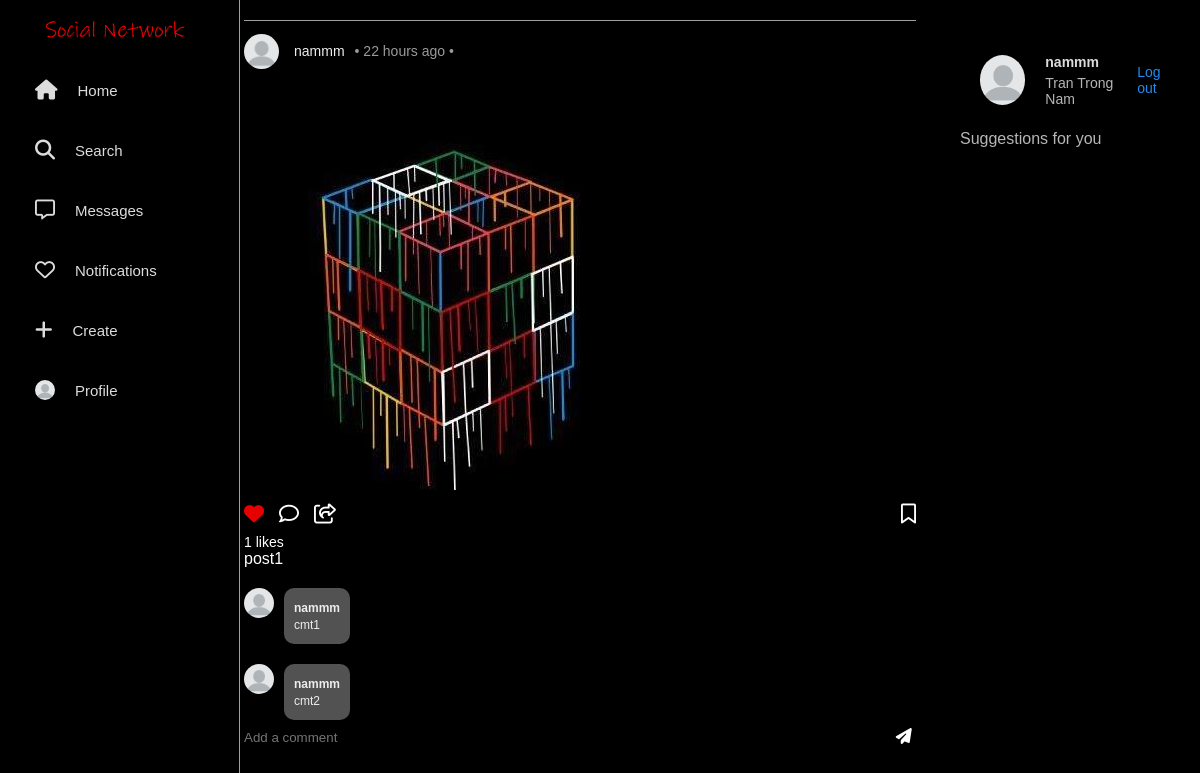
/ (signed in), run on an earlier commit of the app's database.
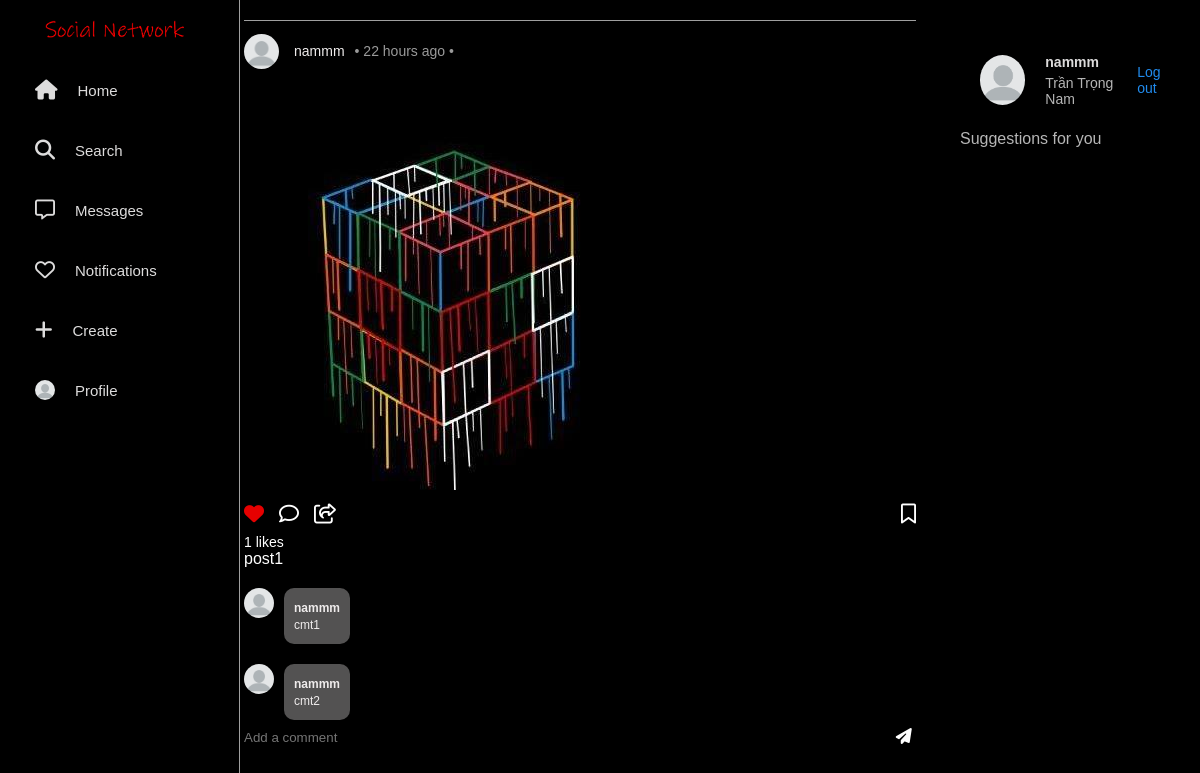
And on a later commit of the database.
### core/models.py (models this page shows, shortened)
class Profile(models.Model):
    user = models.ForeignKey(User, on_delete=models.CASCADE)
    id_user = models.IntegerField()
    full_name = models.CharField(max_length=30,blank=True)
    bio = models.TextField(blank=True)
    profileimg = models.ImageField(upload_to='profile_images', default='blank-profile-picture.png')
    location = models.CharField(max_length=100, blank=True)

### core/views.py (the view)
# urls.py: path('',views.index,name='index'),
@login_required(login_url='signin')
def index(request):
    return render(request, 'index.html', get_info(request))

### templates/index.html (shortened to what this page needs)
{% load static %}
<!DOCTYPE html>
<html lang="en">
<head>
    <link rel="stylesheet" type="text/css" href="{% static 'css/layout.css' %}">
    <link rel="stylesheet" type="text/css" href="{% static 'css/home.css' %}">
    <link rel="stylesheet" type="text/css" href="{% static 'css/responsive.css' %}">
</head>
<body>
    <div class="content">
        {% include 'sidebar.html' %}
        <div class="content-center">
        </div>
        <div class="content-right">
            <div class="my-frofile">
                <a class="info-user" href="/{{user_profile.user}}">
                    <div class="avatar-right">
                        <img src="{{user_profile.profileimg.url}}">
                    </div>
                    <div class="my-info">
                        <div class="my-nickname">{{user_profile.user}}</div>
                        <div class="my-fullname">{{user_profile.full_name}}</div>
                    </div>
                </a>
                <div class="log-out" id="log-out">Log out</div>
            </div>
            <div class="text-suggestion">Suggestions for you</div>
        </div>
    </div>
</body>
</html>

### templates/sidebar.html
<div class="content-left">
    <a href="/" class="logo">
        <div class="img-logo"></div>
    </a>
    <a href="/" class="btn">
        <div class="svg-menu" id="icon-home">
            <i class="fa-solid fa-house"></i>
        </div>
        <div class="text-menu" id="text-home">Home</div>
    </a>
    <div class="btn">
        <div class="svg-menu">
            <i class="fa-sharp fa-solid fa-magnifying-glass"></i>
        </div>
        <div class="text-menu">Search</div>
    </div>
    <div class="btn">
        <div class="svg-menu">
            <i class="fa-regular fa-message"></i>
        </div>
        <div class="text-menu">Messages</div>
    </div>
    <div class="btn">
        <div class="svg-menu">
            <i class="fa-regular fa-heart"></i>
        </div>
        <div class="text-menu">Notifications</div>
    </div>
    <div class="btn" id="btn-create">
        <div class="svg-menu" id="icon-create">
            <i class="fa-solid fa-plus"></i>
        </div>
        <div class="text-menu" id="text-creatr">Create</div>
    </div>
    <a class="btn" href="/{{user_profile.user.username}}">
        <div class="svg-menu">
            <div class="avatar-left">
                <img src="{{user_profile.profileimg.url}}">
            </div>
        </div>
        <div class="text-menu">Profile</div>
    </a>
</div>

### static/css/layout.css (style rules this page uses)
* { box-sizing: border-box; margin: 0; padding: 0; font-family: Arial, sans-serif; }
a { text-decoration: none; }
body { background-color: black; margin: 0; color: white; font-family: "Open Sans", sans-serif; }
.content { display: flex; position: relative; }
.content-left { height: 100vh; width: 20%; min-width: 190px; display: flex; flex-direction: column; align-items: center; border-right: 1px solid #9f9f9f; position: fixed; }
.content-center { margin-left: 20%; height: 100vh; width: 60%; }
.logo { display: block; }
.img-logo { width: 150px; height: 20px; background-image: url("../images/logo.png"); background-size: contain; background-repeat: no-repeat; margin: 20px; filter: brightness(150%); }
.btn { height: 60px; width: 100%; display: flex; align-items: center; justify-content: left; cursor: pointer; }
.svg-menu { margin-left: 35px; font-size: 20px; color: #dddcdc; }
.text-menu { margin-left: 20px; font-size: 15px; color: #dddcdc; }
.avatar-left { width: 20px; height: 20px; border-radius: 50%; overflow: hidden; }
.avatar-left img { width: 100%; height: 100%; object-fit: cover; }
.content-center { display: flex; flex-direction: column; align-items: center; }

### static/css/home.css (style rules this page uses)
.content-right { height: 100vh; width: 20%; position: fixed; right: 0; }
.my-frofile { height: 60px; width: 100%; padding: 5px 20px; margin-top: 50px; margin-right: 50px; display: flex; align-items: center; }
.avatar-right { width: 50px; height: 50px; border-radius: 50%; overflow: hidden; }
.avatar-right img { width: 100%; height: 100%; object-fit: cover; cursor: pointer; }
.info-user { display: flex; text-decoration: none; align-items: center; }
.my-info { margin-left: 20px; }
.my-nickname { font-weight: 700; color: #dddcdc; font-size: 14px; margin-bottom: 5px; cursor: pointer; }
.my-fullname { font-size: 500; color: #b6b6b6; font-size: 14px; margin-top: 5px; cursor: pointer; }
.log-out { margin-left: auto; color: #218bed; font-size: 14px; cursor: pointer; }
.text-suggestion { font-size: 500; color: #b6b6b6; font-size: 16px; margin-top: 20px; margin-bottom: 10px; }

### static/css/responsive.css (style rules this page uses)
@media only screen and (max-width: 1208px) { .content-left { position: fixed; min-width: 100px; width: 100px; } }
@media only screen and (max-width: 1208px) { .img-logo { width: 50px; height: 30px; background-image: url("../images/logo2.png"); margin: 10px; } }
@media only screen and (max-width: 1208px) { .btn { justify-content: center; } }
@media only screen and (max-width: 1208px) { .svg-menu { margin-left: 0; } }
@media only screen and (max-width: 1208px) { .text-menu { display: none; } }
@media only screen and (max-width: 1208px) { .content-center { margin-left: 0; width: calc(80%); margin-left: 100px; } }

What changed in the data, as far as the page shows it:
changed Profile "nammm": full_name "Tran Trong Nam" → "Trần Trọng Nam"
